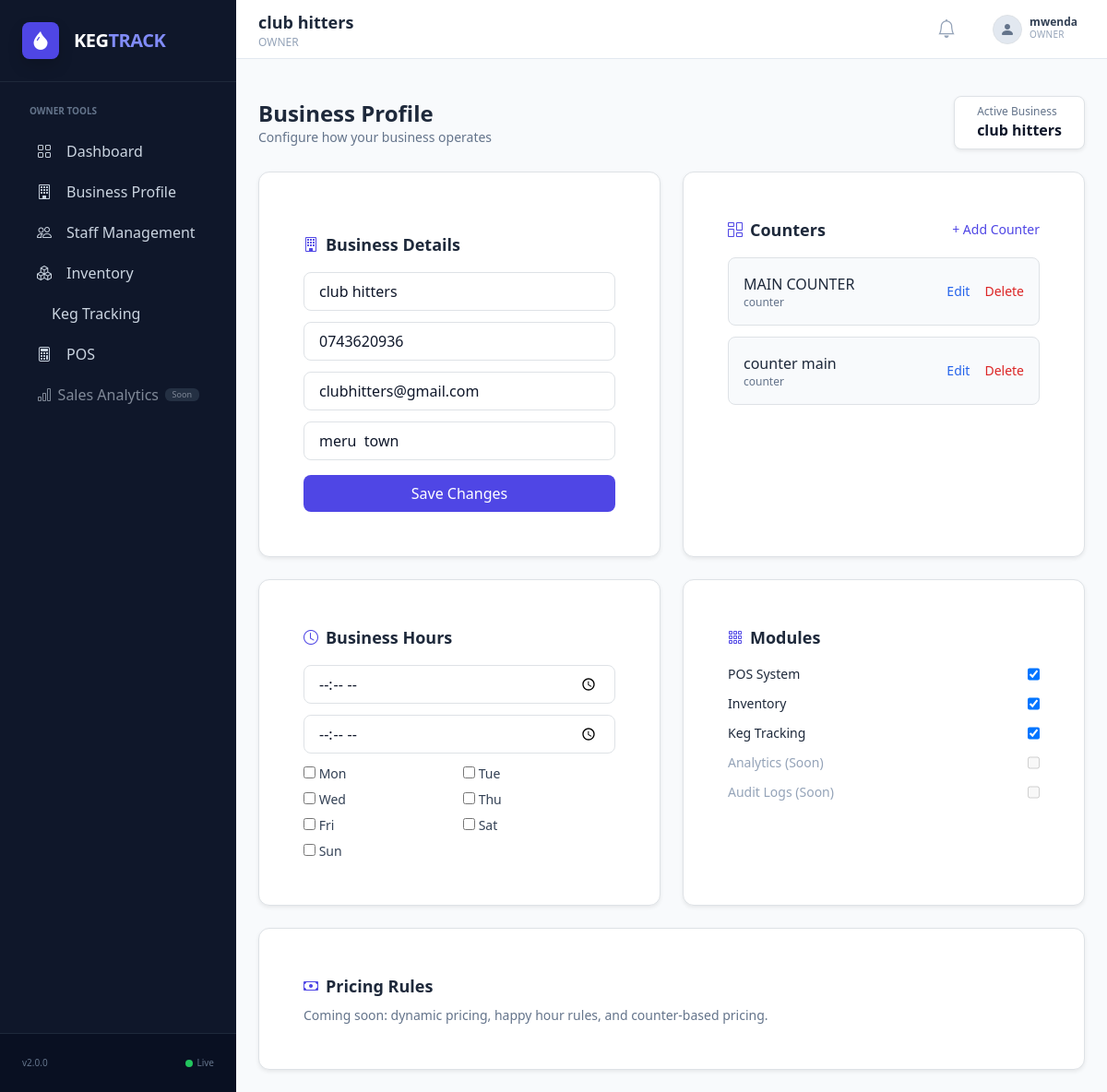
Screenshot of /business/profile/ (signed in) with the database file from the repository.
### accounts/models.py (models this page shows, shortened)
class User(AbstractUser):
    phone = models.CharField(max_length=20, unique=True)
    email = models.EmailField(unique=True)
    business = models.ForeignKey(
        "business.Business",
        on_delete=models.CASCADE,
        null=True,
        blank=True
    )
    role = models.ForeignKey(
        "accounts.Role",
        on_delete=models.SET_NULL,
        null=True,
        blank=True
    )
    is_superadmin = models.BooleanField(default=False)
    is_active_staff = models.BooleanField(default=True)
    must_change_password = models.BooleanField(default=True)
    is_deleted = models.BooleanField(default=False)
    last_login_ip = models.GenericIPAddressField(null=True, blank=True)
    last_device = models.CharField(max_length=255, blank=True)
    created_at = models.DateTimeField(auto_now_add=True)
    updated_at = models.DateTimeField(auto_now=True)
    USERNAME_FIELD = "username"
    REQUIRED_FIELDS = ["email", "phone", "first_name", "last_name"]
    objects = UserManager()

class Role(models.Model):
    OWNER = "owner"
    MANAGER = "manager"
    STAFF = "staff"
    ROLE_CHOICES = [
        (OWNER, "Business Owner"),
        (MANAGER, "Manager"),
        (STAFF, "Staff"),
    ]
    name = models.CharField(max_length=20, choices=ROLE_CHOICES)
    business = models.ForeignKey(
        "business.Business",
        on_delete=models.CASCADE,
        null=True,
        blank=True
    )
    permissions = models.ManyToManyField(
        "accounts.Permission",
        blank=True
    )
    description = models.TextField(blank=True)
    created_at = models.DateTimeField(auto_now_add=True)
    @property
    def code(self):
        return self.name  # alias for cleaner logic

### business/models.py (models this page shows, shortened)
class Business(models.Model):
    name = models.CharField(max_length=255, unique=True)
    slug = models.SlugField(unique=True, blank=True)
    business_type = models.CharField(
        max_length=50,
        choices=[
            ("pub", "Pub"),
            ("bar", "Bar"),
            ("restaurant", "Restaurant"),
            ("club", "Club"),
        ],
        default="pub"
    )
    email = models.EmailField(unique=True)
    phone = models.CharField(max_length=20, blank=True, null=True)
    address = models.TextField()
    logo = models.ImageField(upload_to='business_logos/', null=True, blank=True)
    primary_color = models.CharField(max_length=7, default="#0056b3")
    created_by = models.ForeignKey(
        "accounts.User",
        on_delete=models.SET_NULL,
        null=True,
        blank=True,
        related_name="created_businesses"
    )
    is_active = models.BooleanField(default=True)
    is_deleted = models.BooleanField(default=False)
    deleted_at = models.DateTimeField(null=True, blank=True)
    created_at = models.DateTimeField(auto_now_add=True)
    updated_at = models.DateTimeField(auto_now=True)
    class Meta:
        verbose_name_plural = "Businesses"

### inventory/models.py (models this page shows, shortened)
class LocationPoint(models.Model):
    TYPE_CHOICES = [
        ("counter", "Counter"),
        ("table", "Table"),
        ("bar", "Bar"),
        ("store", "Store Room"),
    ]
    business = models.ForeignKey(
        "business.Business",
        on_delete=models.CASCADE,
        related_name="locations"
    )
    name = models.CharField(max_length=100)
    type = models.CharField(max_length=20, choices=TYPE_CHOICES)
    is_active = models.BooleanField(default=True)
    is_deleted = models.BooleanField(default=False)
    created_at = models.DateTimeField(auto_now_add=True)
    updated_at = models.DateTimeField(auto_now=True)
    class Meta:
        ordering = ["type", "name"]
        constraints = [
            models.UniqueConstraint(
                fields=["business", "name", "type"],
                condition=models.Q(is_deleted=False),
                name="unique_active_location_per_business"
            )
        ]

### business/views.py (the view)
# urls.py: path("profile/", business_profile, name="profile"),
@login_required
def business_profile(request):
    user = request.user
    if getattr(user, "is_superadmin", False):
        business_id = request.session.get("active_business_id")
        if not business_id:
            messages.error(request, "Select a business first")
            return redirect("dashboard:superadmin_home")
        business = Business.objects.filter(id=business_id, is_active=True).first()
        if not business:
            messages.error(request, "Invalid business selected")
            return redirect("dashboard:superadmin_home")
    else:
        staff = BusinessStaff.objects.filter(
            user=user,
            is_active=True
        ).select_related("business").first()
        if not staff:
            messages.error(request, "No business assigned")
            return redirect("accounts:login")
        business = staff.business
    counters = LocationPoint.objects.filter(
        business=business,
        type="counter",
        is_active=True
    )
    return render(request, "business/business_profile.html", {
        "business": business,
        "counters": counters
    })

### tracking/context_processors.py (called while the page is built)
def keg_config(request):
    config, _ = KegSystemConfig.objects.get_or_create(id=1)
    return {"config": config}

### business/templates/business/business_profile.html (shortened to what this page needs)
{% extends 'base.html' %}
{% block content %}
<div class="space-y-6">
    <div class="flex items-center justify-between">
        <div>
            <h1 class="text-2xl font-bold text-slate-800">Business Profile</h1>
            <p class="text-slate-500 text-sm">Configure how your business operates</p>
        </div>
        <div class="border border-slate-300 px-4 py-2 rounded-lg bg-white shadow-sm">
            <p class="text-xs text-slate-500">Active Business</p>
            <p class="text-slate-900 font-semibold">{{ business.name }}</p>
        </div>
    </div>
    <div class="grid grid-cols-1 lg:grid-cols-2 gap-6">
        <form method="POST" action="{% url 'business:profile' %}"
              class="rounded-xl border border-slate-200 bg-white p-5 space-y-4 shadow-sm">
            <div class="flex items-center gap-2">
                <i class="bi bi-building text-indigo-600"></i>
                <h2 class="text-lg font-semibold text-slate-800">Business Details</h2>
            </div>
            <div class="space-y-3">
                <input name="name" type="text" value="{{ business.name }}"
                    class="w-full bg-white text-slate-900 border border-slate-300 rounded-lg px-3 py-2">
                <input name="phone" type="text" value="{{ business.phone }}"
                    class="w-full bg-white text-slate-900 border border-slate-300 rounded-lg px-3 py-2">
                <input name="email" type="email" value="{{ business.email }}"
                    class="w-full bg-white text-slate-900 border border-slate-300 rounded-lg px-3 py-2">
                <input name="address" type="text" value="{{ business.address }}"
                    class="w-full bg-white text-slate-900 border border-slate-300 rounded-lg px-3 py-2">
            </div>
            <button type="submit"
                class="w-full bg-indigo-600 hover:bg-indigo-700 text-white py-2 rounded-lg">
                Save Changes
            </button>
        </form>
        <div class="rounded-xl border border-slate-200 bg-white p-5 space-y-4 shadow-sm">
            <div class="flex items-center justify-between">
                <div class="flex items-center gap-2">
                    <i class="bi bi-columns-gap text-indigo-600"></i>
                    <h2 class="text-lg font-semibold text-slate-800">Counters</h2>
                </div>
                <button
                    hx-get="{% url 'business:counter_create' %}"
                    hx-target="#counter-form"
                    hx-swap="innerHTML"
                    class="text-indigo-600 text-sm font-medium">
                    + Add Counter
                </button>
            </div>
            <div id="counter-list" class="space-y-3">
                {% for counter in counters %}
                <div id="counter-{{ counter.id }}"
                     class="flex justify-between items-center bg-slate-50 p-3 rounded-lg border border-slate-200">
                    <div>
                        <p class="text-slate-800 font-medium">{{ counter.name }}</p>
                        <p class="text-xs text-slate-500">{{ counter.type }}</p>
                    </div>
                    <div class="flex gap-3">
                        <button
                            hx-get="{% url 'business:counter_update' counter.id %}"
                            hx-target="#counter-{{ counter.id }}"
                            hx-swap="outerHTML"
                            class="text-blue-600 text-sm">
                            Edit
                        </button>
                        <button
                            hx-post="{% url 'business:counter_delete' counter.id %}"
                            hx-target="#counter-{{ counter.id }}"
                            hx-swap="outerHTML"
                            class="text-red-600 text-sm">
                            Delete
                        </button>
                    </div>
                </div>
                {% empty %}
                    <p class="text-sm text-slate-500">No counters created yet.</p>
                {% endfor %}
            </div>
        </div>
        <div class="rounded-xl border border-slate-200 bg-white p-5 space-y-4 shadow-sm">
            <div class="flex items-center gap-2">
                <i class="bi bi-clock text-indigo-600"></i>
                <h2 class="text-lg font-semibold text-slate-800">Business Hours</h2>
            </div>
            <div class="space-y-3">
                <input type="time"
                    class="w-full bg-white text-slate-900 border border-slate-300 rounded-lg px-3 py-2">
                <input type="time"
                    class="w-full bg-white text-slate-900 border border-slate-300 rounded-lg px-3 py-2">
                <div class="grid grid-cols-2 gap-2 text-sm text-slate-700">
                    <label><input type="checkbox"> Mon</label>
                    <label><input type="checkbox"> Tue</label>
                    <label><input type="checkbox"> Wed</label>
                    <label><input type="checkbox"> Thu</label>
                    <label><input type="checkbox"> Fri</label>
                    <label><input type="checkbox"> Sat</label>
                    <label><input type="checkbox"> Sun</label>
                </div>
            </div>
        </div>
        <div class="rounded-xl border border-slate-200 bg-white p-5 space-y-4 shadow-sm">
            <div class="flex items-center gap-2">
                <i class="bi bi-grid-3x3-gap text-indigo-600"></i>
                <h2 class="text-lg font-semibold text-slate-800">Modules</h2>
            </div>
            <div class="space-y-3 text-sm text-slate-800">
                <label class="flex justify-between">
                    POS System <input type="checkbox" checked>
                </label>
                <label class="flex justify-between">
                    Inventory <input type="checkbox" checked>
                </label>
                <label class="flex justify-between">
                    Keg Tracking <input type="checkbox" checked>
                </label>
                <label class="flex justify-between text-slate-400">
                    Analytics (Soon) <input type="checkbox" disabled>
                </label>
                <label class="flex justify-between text-slate-400">
                    Audit Logs (Soon) <input type="checkbox" disabled>
                </label>
            </div>
        </div>
        <div class="lg:col-span-2 rounded-xl border border-slate-200 bg-white p-5 shadow-sm">
            <div class="flex items-center gap-2">
                <i class="bi bi-cash text-indigo-600"></i>
                <h2 class="text-lg font-semibold text-slate-800">Pricing Rules</h2>
            </div>
            <p class="text-slate-500 text-sm mt-2">
                Coming soon: dynamic pricing, happy hour rules, and counter-based pricing.
            </p>
        </div>
    </div>
</div>
{% endblock %}

### templates/includes/navbar.html (shortened to what this page needs)
<nav class="bg-white border-b border-slate-200 h-16 flex items-center justify-between px-6 sticky top-0 z-10">
    <div class="flex items-center gap-4">
        <div class="flex flex-col leading-tight">
            <span class="text-lg font-semibold text-slate-800">
                {% if request.user.is_superuser or request.user.is_superadmin %}
                    System Administration
                {% elif request.session.active_business_id %}
                    {{ request.user.business.name }}
                {% else %}
                    Business Dashboard
                {% endif %}
            </span>
            <span class="text-xs text-slate-400">
                {% if request.user.is_superuser or request.user.is_superadmin %}
                    Global Control Panel
                {% elif request.user.role %}
                    {{ request.user.role.name|upper }}
                {% else %}
                    STAFF
                {% endif %}
            </span>
        </div>
    </div>
    <div class="flex items-center gap-4">
        <button class="relative p-2 text-slate-400 hover:text-slate-600 transition">
            <i class="bi bi-bell text-xl"></i>
        </button>
        <div class="dropdown">
            <button class="flex items-center gap-2 hover:bg-slate-50 px-2 py-1 rounded transition"
                    data-bs-toggle="dropdown">
                <div class="w-8 h-8 rounded-full bg-slate-200 flex items-center justify-center border border-slate-300">
                    <i class="bi bi-person-fill text-slate-500"></i>
                </div>
                <div class="text-left hidden sm:block">
                    <p class="text-xs font-semibold leading-none text-slate-700">
                        {{ user.get_full_name|default:user.username }}
                    </p>
                    <p class="text-[10px] text-slate-400 uppercase tracking-wide">
                        {% if user.is_superuser or user.is_superadmin %}
                            SUPERADMIN
                        {% else %}
                            {{ user.role.name|default:"STAFF" }}
                        {% endif %}
                    </p>
                </div>
            </button>
        </div>
    </div>
</nav>

### templates/base.html (style rules this page uses)
.theme-owner { --role-color: #0ea5e9; }

### rows the page displays
User: user.business.name "club hitters", user.role.name "OWNER", get_full_name "mwenda", role.name "OWNER"
Business: name "club hitters", phone "0743620936", email "clubhitters@gmail.com", address "meru town"
LocationPoint: name "MAIN COUNTER", type "counter"
LocationPoint: name "counter main", type "counter"
